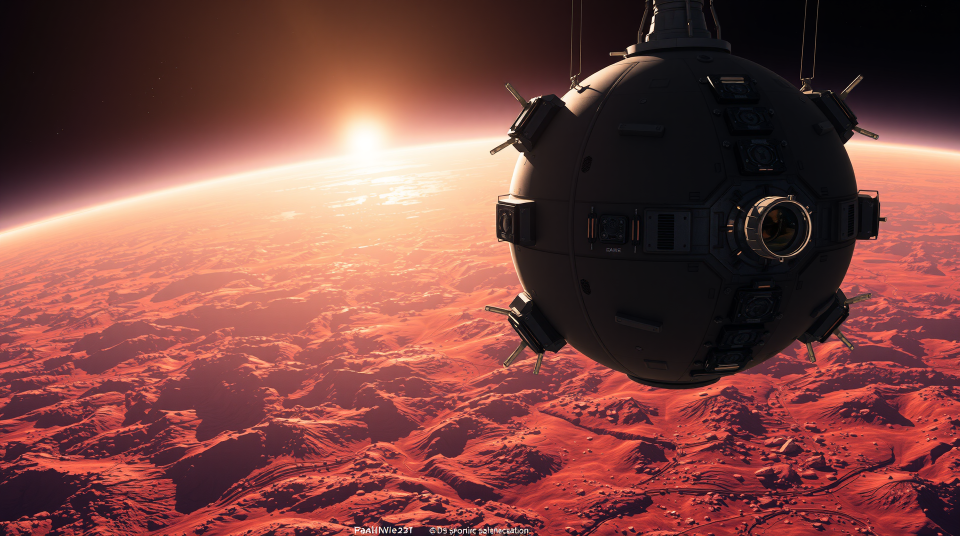
#> input picture deps/oss-models/scripts/flux1/demo.png, 1920 x 1072 px, found by its file name (shown at 1/2 size)
$ python data.py
#> lines starting #> are read from the running program, lines starting #| are printed output that depends on the picture
#!../bin/python3

import sqlite3, uuid, base64, time, os, sys
from PIL import Image


conn = sqlite3.connect("data.db")


def img2bin(filename):
#> called with filename = 'images/demo.png'
	png_img = Image.open(filename)
#> png_img is the input picture: PIL image 1920x1072 RGB; mean R, G, B 123.8, 70.3, 65.7
	jpg_img = png_img.convert("RGB")

	half = 0.5
	out_img = jpg_img.resize( [int(half * s) for s in png_img.size] )
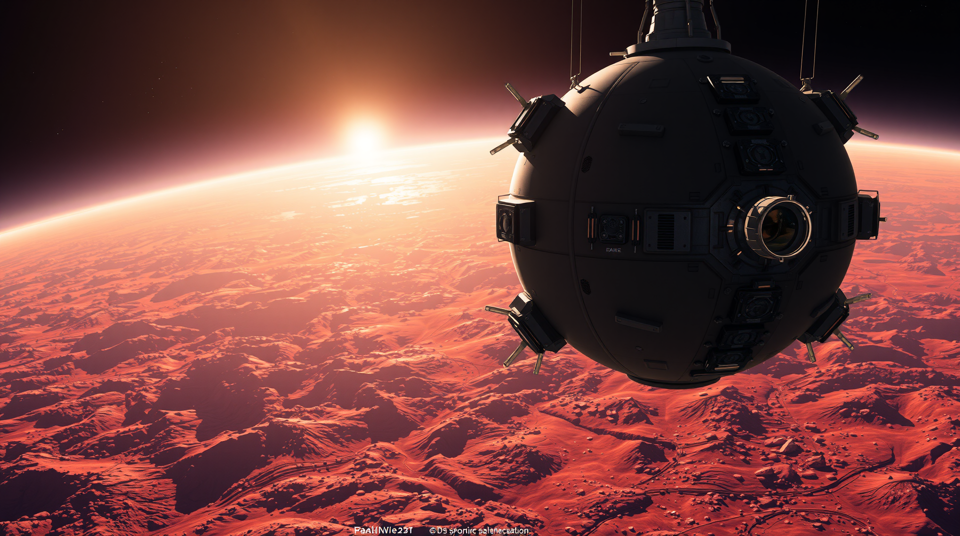
#> out_img: PIL image 960x536 RGB; mean R, G, B 123.8, 70.3, 65.7

	out_img.save("images/store.jpg")

	with open("images/store.jpg", 'rb') as file:
		blobData = file.read()

	with open("images/store.blob", "wb") as bfile:
		bfile.write(base64.b64encode(blobData))

	os.remove("images/store.jpg")

	return blobData


# [46 lines left out: functions bin2img, dbi2img, add_table, not called in this run]

# timestamp:{timestamp};seed:{seed};style:{style};keywords:{keywords};description:{description}
def add_table_desc():
	try:
		curr = conn.cursor()
		curr.execute(""" CREATE TABLE descriptions (
			uuid TEXT,
			timestamp INTEGER, seed INTEGER, style TEXT, prompt TEXT, keywords TEXT, description TEXT, words TEXT, rating INTEGER)""")

		conn.commit()

	except:
		return


# [10 lines left out: function add_generation, not called in this run]

# timestamp:{timestamp};seed:{seed};style:{style};keywords:{keywords};description:{description}
def add_description(conn, values):

	sql = ''' INSERT INTO descriptions (uuid, timestamp, seed, prompt, style, keywords, description, words, rating)
		VALUES(?,?,?,?,?,?,?,?,?) '''

	curr = conn.cursor()
	curr.execute(sql, values)
	conn.commit()

	print(f"[i] SQLITE3 INSERT: Created a description record")


#add_table()
add_table_desc()


generations = [
	(str(uuid.uuid4()), "1723317057", 136, "schnell", "cpu", "sequential", "nvidia-rtx-3050-6gb", 463672, 5, 1080, 1920, "photorealistic", "wide", "Create A futuristic space station floating above the planet's surface", "llama3", "Introduce photorealistic elements and lifelike objects that would naturally fit into the scene. The camera angle is a ultra-wide shot showing the background unblurred", "Cosmic Gateway: Envision a sleek, spherical space station suspended 10,000 meters above the rust-red terrain of a distant planet. Incorporate photorealistic details like solar panels, airlocks, and communication arrays. Capture the breathtaking vista with an ultra-wide shot, showcasing the unfurled vastness of the alien landscape below.", 256, 0.5, "No negative prompt", img2bin("images/demo.png")),
]

descriptions = [
        (str(uuid.uuid4()), "1723317057", 463672, "illustration", "Create a futuristic space station floating above the planet mars", "space,space station,planet,mars,illustration", "A space station floating above the planet mars", "NASA, USA", 5)
]


#for generation in generations:
#	add_generation(conn, generation)

for description in descriptions:
       add_description(conn, description)

conn.close()
